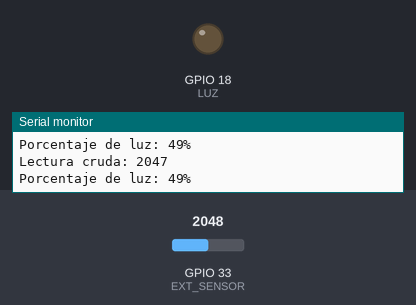
A program run on a simulated ESP32. Shown: output pins drawn as LEDs (lit = HIGH), the last lines printed to the serial monitor. The inputs (shaded band) are chosen by the test bench; at power-on: GPIO 33 (EXT_SENSOR) = 2048.

Above: at 1.2 s.
1.3 s: GPIO 33 (EXT_SENSOR) set to 2837
2.8 s: GPIO 33 (EXT_SENSOR) set to 2902
At 3.3 s:
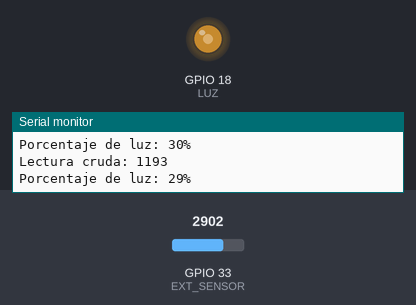
Timing chart, 0 to 5.8 s (numbered marks = the images above; inputs shaded):
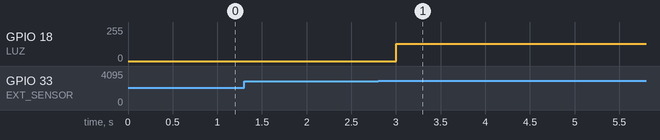

Measured:
- the behaviour switches between 2866 and 2867 on GPIO 33 (EXT_SENSOR) (found by bisection; images 0 and 1)
- after the input at 2.8 s, GPIO 18 (LUZ): 0/255 → 128/255 after 0.20 s

The program:

main.cpp
```cpp
#include <Arduino.h>

#define EXT_SENSOR 33
#define LUZ 18

void setup() {
  Serial.begin(115200);
  pinMode(EXT_SENSOR, INPUT);
  pinMode(LUZ, OUTPUT);

  analogSetAttenuation(ADC_11db);
}

void loop() {
  int EXT_RAW = analogRead(EXT_SENSOR);
  int EXT_LEVEL = 4095 - EXT_RAW;
  int EXT_PERCENT = map(EXT_LEVEL, 0, 4095, 0, 100);

  Serial.print("Lectura cruda: ");
  Serial.println(EXT_LEVEL);

  Serial.print("Porcentaje de luz: ");
  Serial.print(EXT_PERCENT);
  Serial.println("%");

  if (EXT_PERCENT < 30) {
    analogWrite(LUZ, 128);
  } else {
    analogWrite(LUZ, 0);
  }

  delay(300);
}
```
